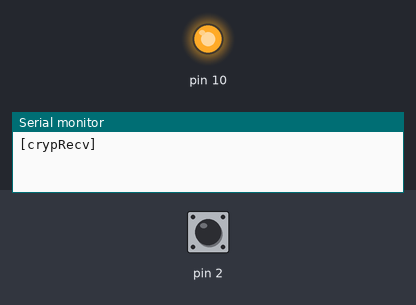
Recording of a sketch running on a simulated Arduino Uno, built with avr-gcc and run on an emulated ATmega328P. Parts: output pins drawn as LEDs (lit = HIGH), the last lines printed to the serial monitor. The test bench sets the inputs (shaded band); at power-on: pin 2 HIGH.

Above: at 1.2 s.
1.3 s: pin 2 pulled LOW for 0.15 s
At 1.4 s:
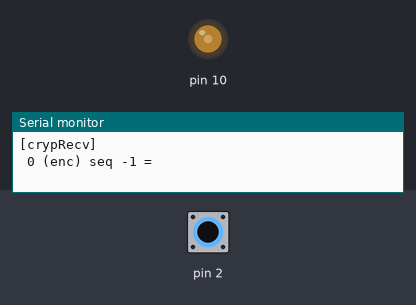
3.0 s: pin 2 pulled LOW for 3.2 s
At 7.1 s:
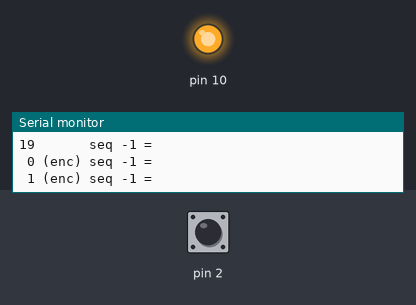
7.7 s: pin 2 driven LOW
At 8.3 s:
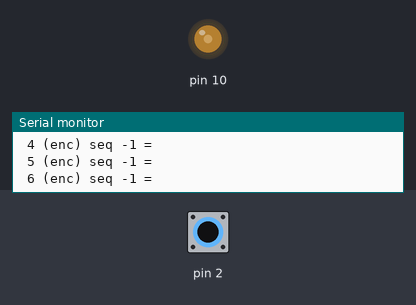
Timing chart, 0 to 10.7 s (numbered marks = the images above; inputs shaded):
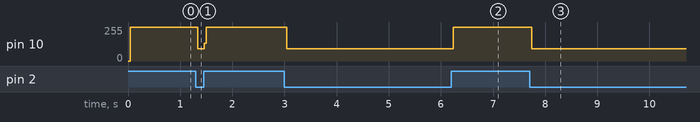

The sketch:

crypRecv_bryan.pde
```cpp
// (licence header left out)
#include <RF12.h>
#include <Ports.h>

byte recvCount;

void setup () {
    Serial.begin(57600);
    Serial.println("\n[crypRecv]");
    rf12_initialize(8, RF12_433MHZ, 33);
    rf12_encrypt(RF12_EEPROM_EKEY);
}

// this test turns encryption on or off after every 10 received packets

void loop () {
    if (rf12_recvDone() && rf12_crc == 0) {
        // good packet received
        if (recvCount < 10)
            Serial.print(' ');
        Serial.print((int) recvCount);
        // report whether incoming was treated as encoded
        Serial.print(recvCount < 10 ? " (enc)" : "      ");
        Serial.print(" seq ");
        Serial.print(rf12_seq);
        Serial.print(" =");
        for (byte i = 0; i < rf12_len; ++i) {
            Serial.print(' ');
            Serial.print(rf12_data[i], HEX);
        }
        Serial.println();

        recvCount = (recvCount + 1) % 20;
        // set encryption for receiving (0..9 encrypted, 10..19 plaintext)
        rf12_encrypt(recvCount < 10 ? RF12_EEPROM_EKEY : 0);
    }
}
```

Measured:
- after the input at 1.3 s, pin 10: 255/255 → 93/255 at once, → 255/255 0.12 s later
- after the input at 3.0 s, pin 10: 255/255 → 93/255 at once, → 255/255 3.2 s later
- after the input at 7.7 s, pin 10: 255/255 → 93/255 at once
